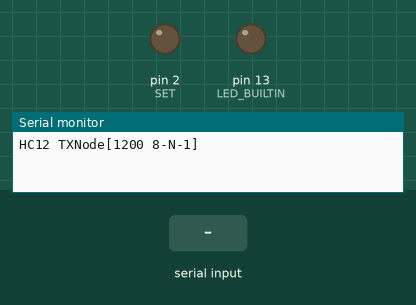
This sketch was run on a simulated Arduino Uno, built with avr-gcc and run on an emulated ATmega328P. On the bench: output pins drawn as LEDs (lit = HIGH), the last lines printed to the serial monitor. The test bench sets the inputs (shaded band). The modem accepts every AT command (registered, SIM ready, sends succeed) and sends nothing else.

Above: at 0.1 s.
At 1.26 s:
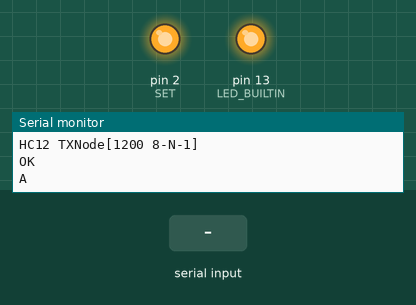
1.3 s: "1" received over the second serial link
At 2.9 s:
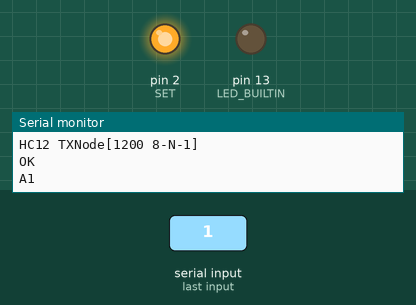
Timing chart, 0 to 10.3 s (numbered marks = the images above; inputs shaded):
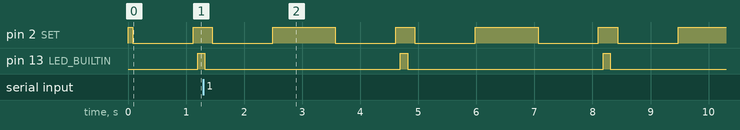

The sketch:

HC12_TXNode.ino
```cpp
// (licence header left out)
#include <SoftwareSerial.h>
SoftwareSerial HC12(12, 11); // HC-12 TX Pin, HC-12 RX Pin
const int SET = 2;
const unsigned long BAUD = 1200;

void setup() {
	pinMode(SET, OUTPUT);
	digitalWrite(SET, HIGH); // Set high to enter data mode
	delay(80);              // Require 80mSec to change data mode
	HC12.begin(BAUD);        // Serial port to HC12
	Serial.begin(BAUD);      // Terminal Baud
	Serial.println("HC12 TXNode[" + String(BAUD) + " 8-N-1]");
	pinMode(LED_BUILTIN, OUTPUT);
}

void LED_Blink() {
	digitalWrite(LED_BUILTIN, HIGH);
	delay(125);
	digitalWrite(LED_BUILTIN, LOW);
	delay(125);
}
void HC12_Sleep() {
	digitalWrite(SET, LOW); // Set low to enter command mode
	delay(40);              // Require 40mSec to change command mode
	HC12.print("AT+SLEEP\r\n");
	Serial.print(HC12.readString());
	digitalWrite(SET, HIGH); // Set high to enter data mode
	delay(80);              // Require 80mSec to change data mode, thus enter sleep mode
}

void HC12_Wakeup() {
	digitalWrite(SET, LOW); // Set low to enter command mode
	delay(40);              // Require 40mSec to change command mode
	HC12.print("AT\r\n");
	Serial.print(HC12.readString());
	digitalWrite(SET, HIGH); // Set high to enter data mode
	delay(80);              // Require 80mSec to change data mode, thus enter sleep mode
}

char ch = 'A';

void loop() {
	HC12_Wakeup();
	while (HC12.available()) {        // If HC-12 has data
		Serial.write(HC12.read());      // Send the data to Serial monitor
	}
	while (Serial.available()) {      // If Serial monitor has data
		HC12.write(Serial.read());      // Send that data to HC-12
	}
	HC12.write(ch);                   // Send data automatically after a while
	Serial.write(ch);
	if (++ch > 'Z') {
		ch = 'A';
		HC12.println();
		Serial.println();
	}
	LED_Blink();
	HC12_Sleep();
	delay(1000);
}
```

Measured:
- by itself, pin 2 (SET): repeats every 3.5 s: HIGH 1.1 s, LOW 1.0 s, HIGH 0.33 s, LOW 1.0 s
- by itself, pin 13 (LED_BUILTIN): alternates HIGH for 0.13 s and LOW for 3.4 s
